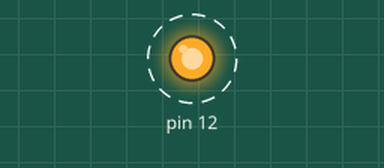
Recording of a sketch running on a simulated Arduino Uno, built with avr-gcc and run on an emulated ATmega328P. Shown: output pins drawn as LEDs (lit = HIGH). Dashed ring = blinking.

Above: at 1.0 s.
Timing chart, 0 to 5.1 s (numbered marks = the images above):
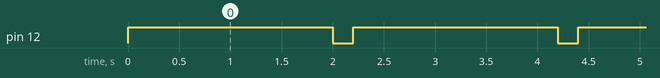

The sketch:

_2_3.ino
```cpp
void setup()
{
  pinMode(12,OUTPUT);
}
void loop()
{
  digitalWrite(12,HIGH);
  delay(2000);
  digitalWrite(12,LOW);
  delay(200);
}
```

Measured:
- by itself, pin 12: alternates HIGH for 2.0 s and LOW for 0.20 s
